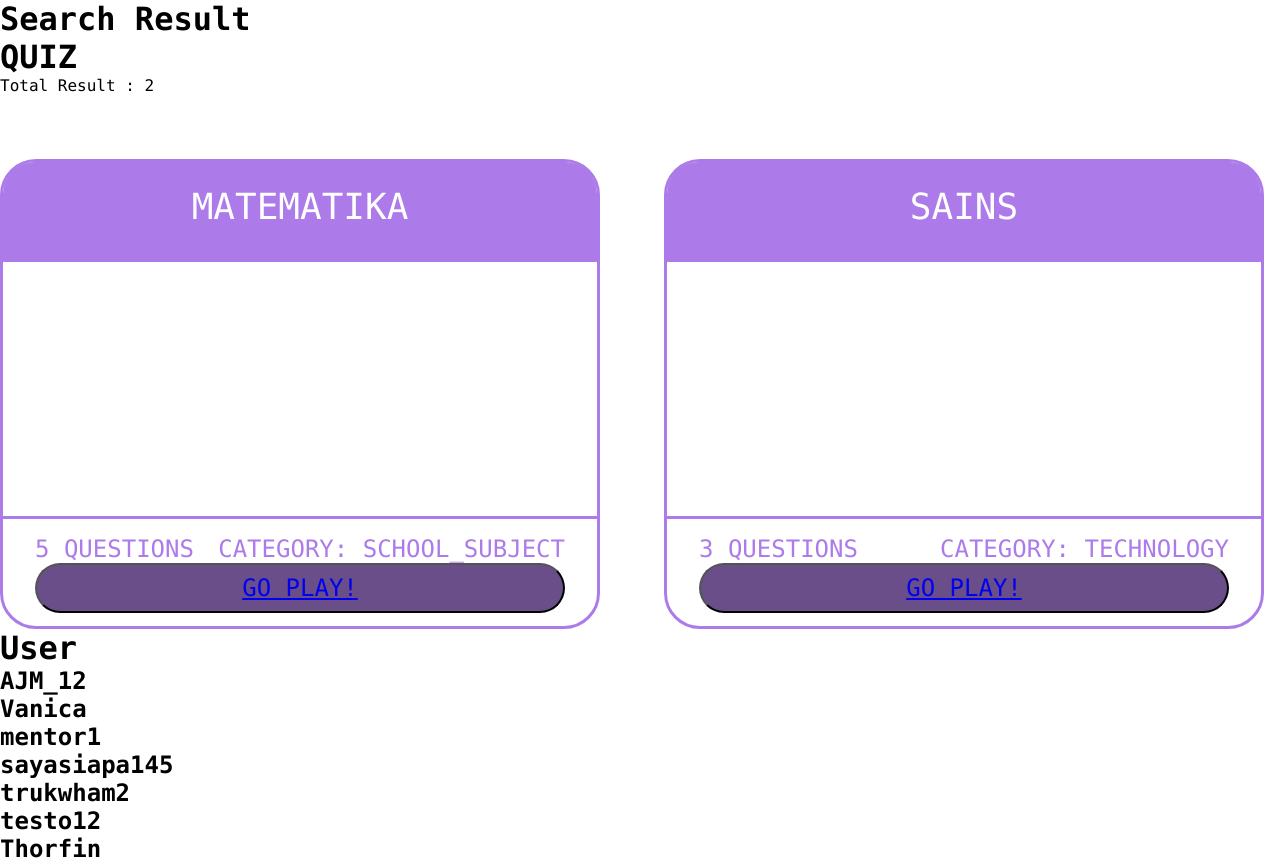
Screenshot of /search.php with the database file from the repository.
### tables this page shows
CREATE TABLE `kuis` (
  `id_kuis` int(11) NOT NULL,
  `nama_kuis` varchar(100) NOT NULL,
  `id_pembuat` int(11) NOT NULL,
  `id_kategori` int(11) NOT NULL,
  `level` varchar(100) NOT NULL,
  `id_kelas` int(11) NOT NULL
);

CREATE TABLE `kategori` (
  `id_kategori` int(11) NOT NULL,
  `nama_kategori` varchar(100) NOT NULL
);

CREATE TABLE `pengguna` (
  `id_user` int(11) NOT NULL,
  `email` varchar(100) NOT NULL,
  `password` varchar(100) NOT NULL,
  `username` varchar(100) NOT NULL,
  `jenis_user` varchar(6) NOT NULL,
  `foto_profil` varchar(300) NOT NULL
);

### search.php (the view, shortened to what this page needs)
<?php
include("db.php");
$search_result = $_SESSION['searchData'];
$sql_search = "SELECT * FROM `kuis` WHERE nama_kuis LIKE '%$search_result%'";
$result_search = mysqli_query($host, $sql_search);
$count_search = mysqli_num_rows($result_search);
$sql_search_user = "SELECT * FROM `pengguna` WHERE username LIKE '%$search_result%'";
$result_search_user = mysqli_query($host, $sql_search_user);
$count_search_user = mysqli_num_rows($result_search_user);
 ?>
<!DOCTYPE html>
<html lang="en">
<head>
</head>
<body>
<h1>Search Result</h1>
<h1>QUIZ</h1>
<p>Total Result : <?php echo $count_search; ?></p>
<?php if ($count_search >= 1) { ?>
    <div class="container" >
    <?php while ($row_search_result = mysqli_fetch_array($result_search)) {
        $id_kuis = $row_search_result['id_kuis'];
        $select_question = "SELECT * FROM soal WHERE id_kuis = $id_kuis";
        $res_sel = mysqli_query($host, $select_question);
        $count_ques = mysqli_num_rows($res_sel);
        $get_id_kategori = $row_search_result['id_kategori'];
        $select_category = "SELECT kategori.nama_kategori, kuis.id_kategori FROM kategori INNER JOIN kuis ON kategori.id_kategori = $get_id_kategori;";
        $result_category = mysqli_query($host, $select_category);
        $row_category = mysqli_fetch_array($result_category);?>
        <div class="card-course">
        <h1 class="card-title"><?php echo $row_search_result['nama_kuis'];?></h1>
        <div class="cover"></div>
        <div class="play-menu">
            <div class="score-avg">
                <h1 class="question-num"><?php echo $count_ques. " QUESTIONS"; ?></h1>
                <a href="" class="avg"><?php echo "CATEGORY: ".$row_category['nama_kategori']; ?></a>
            </div>
            <button class="play-button" ><a href="playmenu.php?play=<?php echo $id_kuis; ?>">GO PLAY!</a></button>
        </div>
    </div>
    <?php } ?>
</div>
<?php } else{ ?>
    <h1>NO RESULT FOUND FOR '<?php echo $search_result; ?>' MA FREND</h1>
<?php } ?>
<h1>User</h1>
<?php if($count_search_user >= 1){
    while($row_search_user = mysqli_fetch_array($result_search_user)){ ?>
    <h2><?php echo $row_search_user['username'];?></h2>
    <?php }}else{ ?>
        <h1>NO USER FOUND FOR '<?php echo $search_result; ?>' MA FREND</h1>
    <?php } ?>
</body>

### search.php (style rules this page uses)
* { margin: 0; padding: 0; }
html { scroll-behavior: smooth; }
body { -ms-overflow-style: none; scrollbar-width: none; font-family: 'Share Tech Mono', monospace; }
.container { margin-top: 64px; display: grid; grid-template-columns: auto auto auto; gap: 64px; }
.card-course { width: 594px; height: 464px; border: 3px solid #AD7BE9; border-radius: 36px; }
.card-title { height: 76px; font-size: 36px; text-align: center; font-weight: 400; padding-top: 24px; background-color: #AD7BE9; color: #FFFFFF; border-radius: 32px 32px 0 0; }
.cover { height: 254px; }
.play-menu { border-top:3px solid #AD7BE9 ; display: flex; flex-direction: column; align-items: center; }
.score-avg { width: 100%; display: flex; justify-content: space-between; }
.question-num { font-size: 24px; font-weight: 400; color: #AD7BE9; margin-left: 32px; margin-top: 16px; }
.avg { font-size: 24px; font-weight: 400; color: #AD7BE9; text-decoration: none; margin-right: 32px; margin-top: 16px; }
.play-button { width: 530px; height: 50px; border-radius: 28px; background-color: #694E8A; color: #FFFFFF; font-size: 24px; font-family: 'Share Tech Mono', monospace; }

### rows the page displays
kuis: nama_kuis "MATEMATIKA", count_ques "5", id_kategori.nama_kategori "SCHOOL_SUBJECT"
kuis: nama_kuis "SAINS", count_ques "3", id_kategori.nama_kategori "TECHNOLOGY"
pengguna: username "AJM_12"
pengguna: username "Vanica"
pengguna: username "mentor1"
pengguna: username "sayasiapa145"
pengguna: username "trukwham2"
pengguna: username "testo12"
pengguna: username "Thorfin"

### other values shown
$count_search "2"
